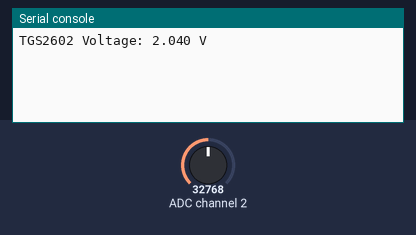
Bench run of a program on a simulated CircuitPython board. Shown: the last lines printed to the serial console. The test bench sets the inputs (shaded band); at power-on: ADC channel 2 = 32768 (analog values on the 0–65535 scale).

Above: at 1.2 s.
1.3 s: ADC channel 2 set to 45874
At 2.7 s:
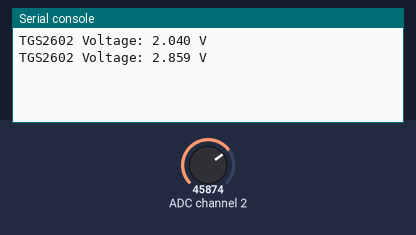
4.0 s: ADC channel 2 set to 57670
At 4.6 s:
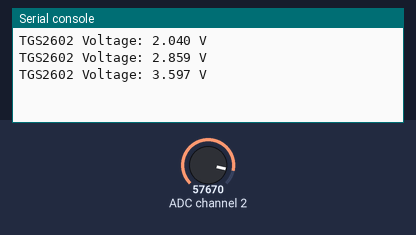
Timing chart, 0 to 7.0 s (numbered marks = the images above; inputs shaded):
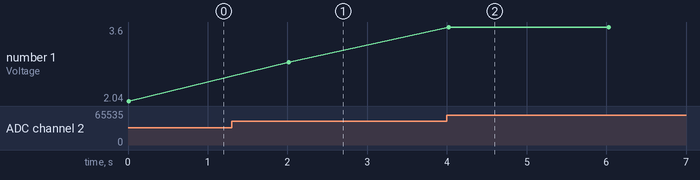

Measured:
- after the input at 1.3 s, the serial console: prints a new line after 0.72 s (image 1)
- after the input at 4.0 s, the serial console: prints a new line at once (image 2)
- plotted number 1: 2.04 → 2.86 after the input at 1.3 s, 2.86 → 3.6 after the input at 4.0 s

The program:

TGS.py
```python
import time
import board
import busio
from adafruit_ads1x15.ads1015 import ADS1015
from adafruit_ads1x15.analog_in import AnalogIn
import sensor_config

# Initialize I2C and ADS1015
i2c = busio.I2C(board.SCL, board.SDA)
ads = ADS1015(i2c)

# TGS2602 is connected to channel 2 (A2)
tgs2602_chan = AnalogIn(ads, 2)

# Loop to read sensor data
while True:
    voltage = tgs2602_chan.voltage-sensor_config.OFFSETS["TGS2602"]
    print(f"TGS2602 Voltage: {voltage:.3f} V")
    time.sleep(2)
```

sensor_config.py
```python
# =========================================================
# SENSOR CALIBRATION CONFIGURATION
# =========================================================
# AUTO-GENERATED BY calibrate_now.py
# Date: Sun Dec  7 11:56:20 2025
# =========================================================

OFFSETS = {
    "MQ4": 0.0220,      # Target: 0.128
    "MQ135": 0.075,    # Target: 0.156
    "TGS2602": 0.0076,   # Target: 0.032
    "NIR": 0
}
```
